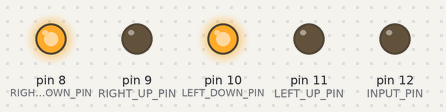
Recording of a program running on a simulated Arduino Nano, built with avr-gcc and run on an emulated ATmega328P. Shown: output pins drawn as LEDs (lit = HIGH).

Above: at 0.1 s.
At 2.1 s:
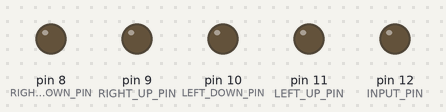
Timing chart, 0 to 3.6 s (numbered marks = the images above):
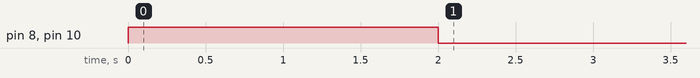

Measured:
- by itself, pin 8 (RIGHT_DOWN_PIN), pin 10 (LEFT_DOWN_PIN): HIGH → LOW at 2.0 s

The program:

main.cpp
```cpp
#include <Arduino.h>
#include <Popup.h>
#include <InputManager.h>
#include <Animation.h>
#include <AnimationTree.h>
#include <ActivityMonitor.h>

#define INPUT_PIN 12
#define INPUT_DELAY 300
#define LEFT_UP_PIN 11
#define LEFT_DOWN_PIN 10
#define RIGHT_UP_PIN 9
#define RIGHT_DOWN_PIN 8
#define INACTIVITY_TIME 300000

// Create IO
DigitalIO inputIO(INPUT_PIN);
DigitalIO leftUpIO(LEFT_UP_PIN);
DigitalIO leftDownIO(LEFT_DOWN_PIN);
DigitalIO rightUpIO(RIGHT_UP_PIN);
DigitalIO rightDownIO(RIGHT_DOWN_PIN);

// Create hardware control objects
Popup leftPopup(&leftUpIO, &leftDownIO);
Popup rightPopup(&rightUpIO, &rightDownIO);
InputManager inputManager(&inputIO, INPUT_DELAY);
ActivityMonitor activityMonitor(INACTIVITY_TIME);

// Create animations
UpAnimation upAnimation(&leftPopup, &rightPopup);
DownAnimation downAnimation(&leftPopup, &rightPopup);

// Create animation tree
AnimationTreeNode upNode(&upAnimation);
AnimationTreeNode downNode(&downAnimation);
AnimationTreeNode root(&upNode, &downNode);

void setup()
{
    // Setup hardware
    inputIO.setup();
    leftUpIO.setup();
    leftDownIO.setup();
    rightUpIO.setup();
    rightDownIO.setup();

    // Start serial
    Serial.begin(9600);

    // Lights down by default
    downAnimation.animate();
}

void loop()
{
    // Poll inputs for input sequence
    auto ticks = millis();
    auto sequence = inputManager.check(ticks);

    // If set, perform animation and clear sequence
    if (sequence != nullptr)
    {
        activityMonitor.setLastActive(ticks);
        auto animation = root.find(sequence);
        animation->animate();
        inputManager.clear();
    }
    else
    {
        auto active = activityMonitor.isActive(ticks);
        if (active)
        {
            leftPopup.sleep();
            rightPopup.sleep();
        }
    }
}
```
